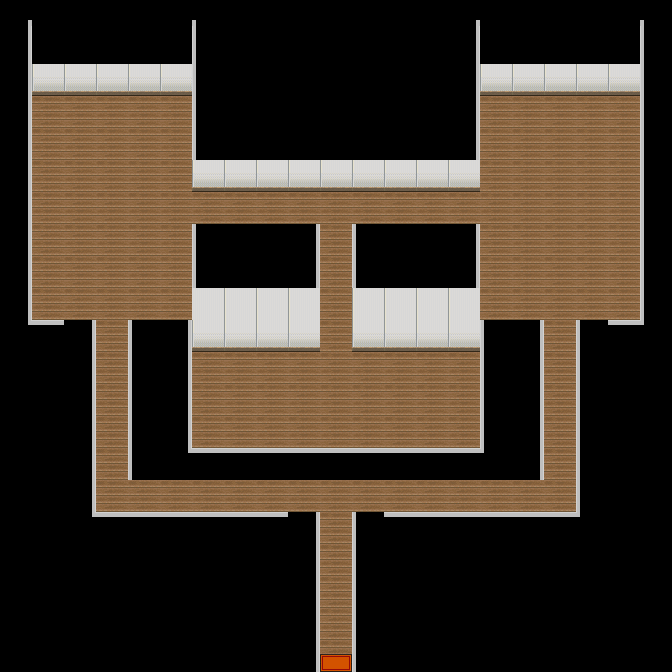

A 2D game scene composited from a Tiled map and its tileset images. What follows is a short description and the map's XML, with every tile layer's data as written:
An orthogonal 21x21 tile map with 32x32 px tiles, 3 tile layers (Layer 1, Doors, Over Player), 1 hidden layer not drawn.

<map version="1.0" orientation="orthogonal" renderorder="right-down" width="21" height="21" tilewidth="32" tileheight="32" nextobjectid="1">
 <tileset firstgid="1" source="tileset2.tsx" />
 <layer name="Layer 1" width="21" height="21">
  <data encoding="csv">
2147483739,0,0,0,0,0,91,0,0,0,0,0,0,0,2147483739,0,0,0,0,0,91,
54,0,0,0,0,0,3221225526,0,0,0,0,0,0,0,54,0,0,0,0,0,2147483702,
54,37,37,37,37,37,3221225526,0,0,0,0,0,0,0,54,37,37,37,37,37,2147483702,
54,2,2,2,2,2,3221225526,0,0,0,0,0,0,0,54,2,2,2,2,2,2147483702,
54,2,2,2,2,2,3221225526,0,0,0,0,0,0,0,54,2,2,2,2,2,2147483702,
54,2,2,2,2,2,37,37,37,37,37,37,37,37,37,2,2,2,2,2,2147483702,
54,2,2,2,2,2,2,2,2,2,2,2,2,2,2,2,2,2,2,2,2147483702,
54,2,2,2,2,2,2147483702,0,0,54,2,2147483702,0,0,54,2,2,2,2,2,2147483702,
54,2,2,2,2,2,2147483702,0,0,54,2,2147483702,0,0,54,2,2,2,2,2,2147483702,
54,2,2,2,2,2,21,20,20,20,2,20,20,20,20,2,2,2,2,2,2147483702,
2147483704,55,54,2,2147483702,54,37,37,37,37,2,37,37,37,37,2147483702,54,2,2147483702,55,56,
0,0,54,2,2147483702,54,2,2,2,2,2,2,2,2,2,2147483702,54,2,2147483702,0,0,
0,0,54,2,2147483702,54,2,2,2,2,2,2,2,2,2,2147483702,54,2,2147483702,0,0,
0,0,54,2,2147483702,54,2,2,2,2,2,2,2,2,2,2147483702,54,2,2147483702,0,0,
0,0,54,2,2147483702,2147483704,55,55,55,55,55,55,55,55,55,56,54,2,2147483702,0,0,
0,0,54,2,2,2,2,2,2,2,2,2,2,2,2,2,2,2,2147483702,0,0,
0,0,2147483704,55,55,55,55,55,55,54,2,2147483702,55,55,55,55,55,55,56,0,0,
0,0,0,0,0,0,0,0,0,54,2,2147483702,0,0,0,0,0,0,0,0,0,
0,0,0,0,0,0,0,0,0,54,2,2147483702,0,0,0,0,0,0,0,0,0,
0,0,0,0,0,0,0,0,0,54,2,2147483702,0,0,0,0,0,0,0,0,0,
0,0,0,0,0,0,0,0,0,54,2,2147483702,0,0,0,0,0,0,0,0,0
</data>
 </layer>
 <layer name="Layer 2" width="21" height="21" visible="0">
  <data encoding="csv">
0,57,57,57,57,57,0,0,0,0,0,0,0,0,0,57,57,57,57,57,0,
0,20,20,20,20,20,0,0,0,0,0,0,0,0,54,20,20,20,20,20,3221225526,
0,0,0,0,0,0,0,0,0,0,0,0,0,0,54,0,0,0,0,0,3221225526,
0,0,0,0,0,0,57,57,57,57,57,57,57,57,57,0,0,0,0,0,0,
0,0,0,0,0,0,20,20,20,20,20,20,20,20,20,0,0,0,0,0,0,
0,0,0,0,0,0,0,0,0,0,0,0,0,0,0,0,0,0,0,0,0,
0,0,0,0,0,0,0,0,0,0,0,0,0,0,0,0,0,0,0,0,0,
0,0,0,0,0,0,55,55,55,55,0,55,55,55,55,0,0,0,0,0,0,
0,0,0,0,0,0,57,57,57,57,0,57,57,57,57,0,0,0,0,0,0,
0,342,0,0,0,342,0,0,0,0,0,0,0,0,0,342,0,0,0,342,0,
0,0,55,0,55,55,0,0,0,0,0,0,0,0,0,55,55,0,55,0,0,
0,0,0,0,0,0,0,0,0,0,0,0,0,0,0,0,0,0,0,0,0,
0,0,0,0,0,0,0,0,0,0,174,0,0,0,0,0,0,0,0,0,0,
0,0,0,0,0,0,342,0,0,0,0,0,0,0,342,0,0,0,0,0,0,
0,0,0,0,404,404,404,404,404,404,404,404,404,404,404,404,404,0,0,0,0,
0,0,0,0,0,0,0,0,0,0,0,0,0,0,0,0,0,0,0,0,0,
0,0,0,0,0,0,0,0,0,55,0,55,0,0,0,0,0,0,0,0,0,
0,0,0,0,0,0,0,0,0,0,0,0,0,0,0,0,0,0,0,0,0,
0,0,0,0,0,0,0,0,0,0,0,0,0,0,0,0,0,0,0,0,0,
0,0,0,0,0,0,0,0,0,0,0,0,0,0,0,0,0,0,0,0,0,
0,0,0,0,0,0,0,0,0,0,0,0,0,0,0,0,0,0,0,0,0
</data>
 </layer>
 <layer name="Doors" width="21" height="21">
  <data encoding="csv">
0,0,0,0,0,0,0,0,0,0,0,0,0,0,0,0,0,0,0,0,0,
0,0,0,0,0,0,0,0,0,0,0,0,0,0,0,0,0,0,0,0,0,
0,0,0,0,0,0,0,0,0,0,0,0,0,0,0,0,0,0,0,0,0,
0,0,0,0,0,0,0,0,0,0,0,0,0,0,0,0,0,0,0,0,0,
0,0,0,0,0,0,0,0,0,0,0,0,0,0,0,0,0,0,0,0,0,
0,0,0,0,0,0,0,0,0,0,0,0,0,0,0,0,0,0,0,0,0,
0,0,0,0,0,0,0,0,0,0,0,0,0,0,0,0,0,0,0,0,0,
0,0,0,0,0,0,0,0,0,0,0,0,0,0,0,0,0,0,0,0,0,
0,0,0,0,0,0,0,0,0,0,0,0,0,0,0,0,0,0,0,0,0,
0,0,0,0,0,0,0,0,0,0,0,0,0,0,0,0,0,0,0,0,0,
0,0,0,0,0,0,0,0,0,0,0,0,0,0,0,0,0,0,0,0,0,
0,0,0,0,0,0,0,0,0,0,0,0,0,0,0,0,0,0,0,0,0,
0,0,0,0,0,0,0,0,0,0,0,0,0,0,0,0,0,0,0,0,0,
0,0,0,0,0,0,0,0,0,0,0,0,0,0,0,0,0,0,0,0,0,
0,0,0,0,0,0,0,0,0,0,0,0,0,0,0,0,0,0,0,0,0,
0,0,0,0,0,0,0,0,0,0,0,0,0,0,0,0,0,0,0,0,0,
0,0,0,0,0,0,0,0,0,0,0,0,0,0,0,0,0,0,0,0,0,
0,0,0,0,0,0,0,0,0,0,0,0,0,0,0,0,0,0,0,0,0,
0,0,0,0,0,0,0,0,0,0,0,0,0,0,0,0,0,0,0,0,0,
0,0,0,0,0,0,0,0,0,0,0,0,0,0,0,0,0,0,0,0,0,
0,0,0,0,0,0,0,0,0,0,8,0,0,0,0,0,0,0,0,0,0
</data>
 </layer>
 <layer name="Over Player" width="21" height="21">
  <data encoding="csv">
0,0,0,0,0,0,0,0,0,0,0,0,0,0,0,0,0,0,0,0,0,
0,0,0,0,0,0,0,0,0,0,0,0,0,0,0,0,0,0,0,0,0,
0,0,0,0,0,0,0,0,0,0,0,0,0,0,0,0,0,0,0,0,0,
0,0,0,0,0,0,0,0,0,0,0,0,0,0,0,0,0,0,0,0,0,
0,0,0,0,0,0,0,0,0,0,0,0,0,0,0,0,0,0,0,0,0,
0,0,0,0,0,0,0,0,0,0,0,0,0,0,0,0,0,0,0,0,0,
0,0,0,0,0,0,0,0,0,0,0,0,0,0,0,0,0,0,0,0,0,
0,0,0,0,0,0,0,0,0,0,0,0,0,0,0,0,0,0,0,0,0,
0,0,0,0,0,0,0,0,0,0,0,0,0,0,0,0,0,0,0,0,0,
0,0,0,0,0,0,0,0,0,0,0,0,0,0,0,0,0,0,0,0,0,
0,0,0,0,0,0,0,0,0,0,0,0,0,0,0,0,0,0,0,0,0,
0,0,0,0,0,0,0,0,0,0,0,0,0,0,0,0,0,0,0,0,0,
0,0,0,0,0,0,0,0,0,0,0,0,0,0,0,0,0,0,0,0,0,
0,0,0,0,0,0,0,0,0,0,0,0,0,0,0,0,0,0,0,0,0,
0,0,0,0,0,0,0,0,0,0,0,0,0,0,0,0,0,0,0,0,0,
0,0,0,0,0,0,0,0,0,0,0,0,0,0,0,0,0,0,0,0,0,
0,0,0,0,0,0,0,0,0,0,0,0,0,0,0,0,0,0,0,0,0,
0,0,0,0,0,0,0,0,0,0,0,0,0,0,0,0,0,0,0,0,0,
0,0,0,0,0,0,0,0,0,0,0,0,0,0,0,0,0,0,0,0,0,
0,0,0,0,0,0,0,0,0,0,0,0,0,0,0,0,0,0,0,0,0,
0,0,0,0,0,0,0,0,0,0,0,0,0,0,0,0,0,0,0,0,0
</data>
 </layer>
</map>
